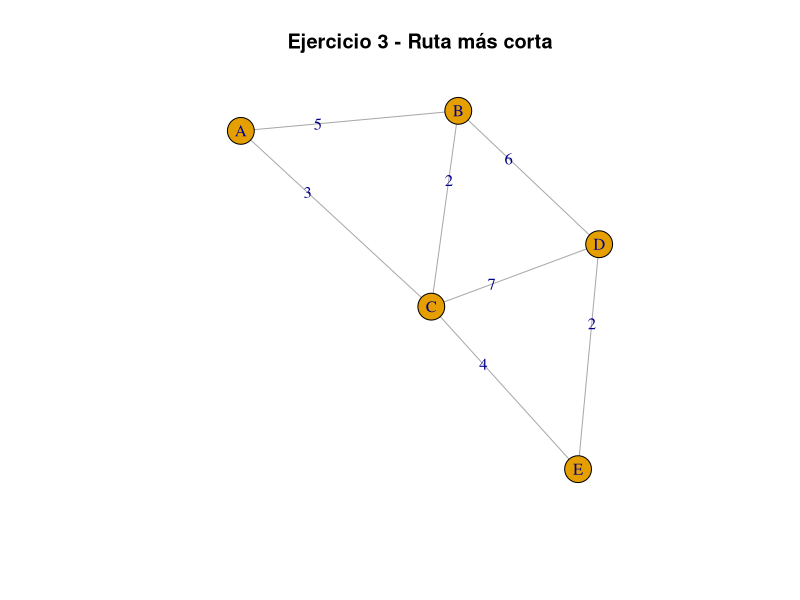

The R script that drew this image:
library(igraph)

# Datos del grafo
edges3 <- data.frame(
  from = c("A","A","B","B","C","C","D"),
  to = c("B","C","C","D","D","E","E"),
  weight = c(5,3,2,6,7,4,2)
)

# Crear grafo no dirigido
g3 <- graph_from_data_frame(edges3, directed = FALSE)

# Graficar
plot(g3, edge.label = E(g3)$weight, main = "Ejercicio 3 - Ruta más corta")

# Calcular ruta más corta
sp3 <- shortest_paths(g3, from = "A", to = "E", weights = E(g3)$weight)

# Mostrar ruta más corta en consola
cat("Ruta más corta desde A hasta E:\n")
print(sp3$vpath)

# Calcular y mostrar distancia total mínima
dist3 <- distances(g3, v = "A", to = "E", weights = E(g3)$weight)
cat("\nDistancia total mínima:\n")
print(dist3)
